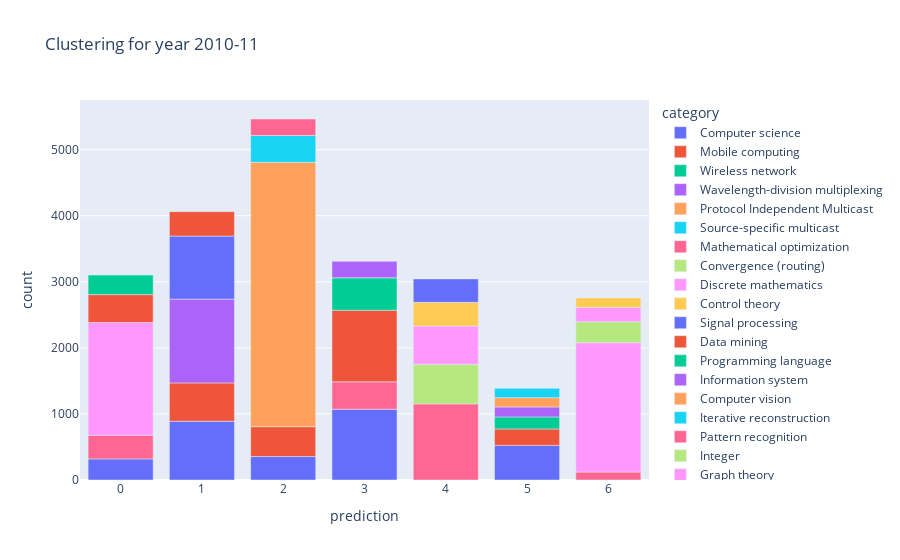

The notebook cell saved with this chart:
### Code cell
import plotly.express as px
fig = px.bar(df, x="prediction", y="count", color="category", title="Clustering for year 2010-11")
fig.show()

### Figure 1 — Plotly figure (JSON) as saved in the notebook; plotly's stock layout.template omitted (floating-point values rounded to 4 significant figures)
{"data": [{"alignmentgroup": "True", "hovertemplate": "category=Computer science<br>prediction=%{x}<br>count=%{y}<extra></extra>", "legendgroup": "Computer science", "marker": {"color": "#636efa", "pattern": {"shape": ""}}, "name": "Computer science", "offsetgroup": "Computer science", "orientation": "v", "showlegend": true, "textposition": "auto", "type": "bar", "x": [5, 0, 3, 2, 1], "xaxis": "x", "y": [524, 319, 1071, 355, 889], "yaxis": "y"}, {"alignmentgroup": "True", "hovertemplate": "category=Mobile computing<br>prediction=%{x}<br>count=%{y}<extra></extra>", "legendgroup": "Mobile computing", "marker": {"color": "#EF553B", "pattern": {"shape": ""}}, "name": "Mobile computing", "offsetgroup": "Mobile computing", "orientation": "v", "showlegend": true, "textposition": "auto", "type": "bar", "x": [5], "xaxis": "x", "y": [249], "yaxis": "y"}, {"alignmentgroup": "True", "hovertemplate": "category=Wireless network<br>prediction=%{x}<br>count=%{y}<extra></extra>", "legendgroup": "Wireless network", "marker": {"color": "#00cc96", "pattern": {"shape": ""}}, "name": "Wireless network", "offsetgroup": "Wireless network", "orientation": "v", "showlegend": true, "textposition": "auto", "type": "bar", "x": [5], "xaxis": "x", "y": [182], "yaxis": "y"}, {"alignmentgroup": "True", "hovertemplate": "category=Wavelength-division multiplexing<br>prediction=%{x}<br>count=%{y}<extra></extra>", "legendgroup": "Wavelength-division multiplexing", "marker": {"color": "#ab63fa", "pattern": {"shape": ""}}, "name": "Wavelength-division multiplexing", "offsetgroup": "Wavelength-division multiplexing", "orientation": "v", "showlegend": true, "textposition": "auto", "type": "bar", "x": [5], "xaxis": "x", "y": [150], "yaxis": "y"}, {"alignmentgroup": "True", "hovertemplate": "category=Protocol Independent Multicast<br>prediction=%{x}<br>count=%{y}<extra></extra>", "legendgroup": "Protocol Independent Multicast", "marker": {"color": "#FFA15A", "pattern": {"shape": ""}}, "name": "Protocol Independent Multicast", "offsetgroup": "Protocol Independent Multicast", "orientation": "v", "showlegend": true, "textposition": "auto", "type": "bar", "x": [5], "xaxis": "x", "y": [141], "yaxis": "y"}, {"alignmentgroup": "True", "hovertemplate": "category=Source-specific multicast<br>prediction=%{x}<br>count=%{y}<extra></extra>", "legendgroup": "Source-specific multicast", "marker": {"color": "#19d3f3", "pattern": {"shape": ""}}, "name": "Source-specific multicast", "offsetgroup": "Source-specific multicast", "orientation": "v", "showlegend": true, "textposition": "auto", "type": "bar", "x": [5], "xaxis": "x", "y": [141], "yaxis": "y"}, {"alignmentgroup": "True", "hovertemplate": "category=Mathematical optimization<br>prediction=%{x}<br>count=%{y}<extra></extra>", "legendgroup": "Mathematical optimization", "marker": {"color": "#FF6692", "pattern": {"shape": ""}}, "name": "Mathematical optimization", "offsetgroup": "Mathematical optimization", "orientation": "v", "showlegend": true, "textposition": "auto", "type": "bar", "x": [4, 0, 3, 6], "xaxis": "x", "y": [1152, 358, 415, 121], "yaxis": "y"}, {"alignmentgroup": "True", "hovertemplate": "category=Convergence (routing)<br>prediction=%{x}<br>count=%{y}<extra></extra>", "legendgroup": "Convergence (routing)", "marker": {"color": "#B6E880", "pattern": {"shape": ""}}, "name": "Convergence (routing)", "offsetgroup": "Convergence (routing)", "orientation": "v", "showlegend": true, "textposition": "auto", "type": "bar", "x": [4], "xaxis": "x", "y": [600], "yaxis": "y"}, {"alignmentgroup": "True", "hovertemplate": "category=Discrete mathematics<br>prediction=%{x}<br>count=%{y}<extra></extra>", "legendgroup": "Discrete mathematics", "marker": {"color": "#FF97FF", "pattern": {"shape": ""}}, "name": "Discrete mathematics", "offsetgroup": "Discrete mathematics", "orientation": "v", "showlegend": true, "textposition": "auto", "type": "bar", "x": [4, 0, 6], "xaxis": "x", "y": [578, 1706, 1957], "yaxis": "y"}, {"alignmentgroup": "True", "hovertemplate": "category=Control theory<br>prediction=%{x}<br>count=%{y}<extra></extra>", "legendgroup": "Control theory", "marker": {"color": "#FECB52", "pattern": {"shape": ""}}, "name": "Control theory", "offsetgroup": "Control theory", "orientation": "v", "showlegend": true, "textposition": "auto", "type": "bar", "x": [4], "xaxis": "x", "y": [359], "yaxis": "y"}, {"alignmentgroup": "True", "hovertemplate": "category=Signal processing<br>prediction=%{x}<br>count=%{y}<extra></extra>", "legendgroup": "Signal processing", "marker": {"color": "#636efa", "pattern": {"shape": ""}}, "name": "Signal processing", "offsetgroup": "Signal processing", "orientation": "v", "showlegend": true, "textposition": "auto", "type": "bar", "x": [4], "xaxis": "x", "y": [355], "yaxis": "y"}, {"alignmentgroup": "True", "hovertemplate": "category=Data mining<br>prediction=%{x}<br>count=%{y}<extra></extra>", "legendgroup": "Data mining", "marker": {"color": "#EF553B", "pattern": {"shape": ""}}, "name": "Data mining", "offsetgroup": "Data mining", "orientation": "v", "showlegend": true, "textposition": "auto", "type": "bar", "x": [0, 3, 2, 1], "xaxis": "x", "y": [423, 1084, 452, 581], "yaxis": "y"}, {"alignmentgroup": "True", "hovertemplate": "category=Programming language<br>prediction=%{x}<br>count=%{y}<extra></extra>", "legendgroup": "Programming language", "marker": {"color": "#00cc96", "pattern": {"shape": ""}}, "name": "Programming language", "offsetgroup": "Programming language", "orientation": "v", "showlegend": true, "textposition": "auto", "type": "bar", "x": [0, 3], "xaxis": "x", "y": [296, 490], "yaxis": "y"}, {"alignmentgroup": "True", "hovertemplate": "category=Information system<br>prediction=%{x}<br>count=%{y}<extra></extra>", "legendgroup": "Information system", "marker": {"color": "#ab63fa", "pattern": {"shape": ""}}, "name": "Information system", "offsetgroup": "Information system", "orientation": "v", "showlegend": true, "textposition": "auto", "type": "bar", "x": [3, 1], "xaxis": "x", "y": [250, 1268], "yaxis": "y"}, {"alignmentgroup": "True", "hovertemplate": "category=Computer vision<br>prediction=%{x}<br>count=%{y}<extra></extra>", "legendgroup": "Computer vision", "marker": {"color": "#FFA15A", "pattern": {"shape": ""}}, "name": "Computer vision", "offsetgroup": "Computer vision", "orientation": "v", "showlegend": true, "textposition": "auto", "type": "bar", "x": [2], "xaxis": "x", "y": [4001], "yaxis": "y"}, {"alignmentgroup": "True", "hovertemplate": "category=Iterative reconstruction<br>prediction=%{x}<br>count=%{y}<extra></extra>", "legendgroup": "Iterative reconstruction", "marker": {"color": "#19d3f3", "pattern": {"shape": ""}}, "name": "Iterative reconstruction", "offsetgroup": "Iterative reconstruction", "orientation": "v", "showlegend": true, "textposition": "auto", "type": "bar", "x": [2], "xaxis": "x", "y": [407], "yaxis": "y"}, {"alignmentgroup": "True", "hovertemplate": "category=Pattern recognition<br>prediction=%{x}<br>count=%{y}<extra></extra>", "legendgroup": "Pattern recognition", "marker": {"color": "#FF6692", "pattern": {"shape": ""}}, "name": "Pattern recognition", "offsetgroup": "Pattern recognition", "orientation": "v", "showlegend": true, "textposition": "auto", "type": "bar", "x": [2], "xaxis": "x", "y": [249], "yaxis": "y"}, {"alignmentgroup": "True", "hovertemplate": "category=Integer<br>prediction=%{x}<br>count=%{y}<extra></extra>", "legendgroup": "Integer", "marker": {"color": "#B6E880", "pattern": {"shape": ""}}, "name": "Integer", "offsetgroup": "Integer", "orientation": "v", "showlegend": true, "textposition": "auto", "type": "bar", "x": [6], "xaxis": "x", "y": [317], "yaxis": "y"}, {"alignmentgroup": "True", "hovertemplate": "category=Graph theory<br>prediction=%{x}<br>count=%{y}<extra></extra>", "legendgroup": "Graph theory", "marker": {"color": "#FF97FF", "pattern": {"shape": ""}}, "name": "Graph theory", "offsetgroup": "Graph theory", "orientation": "v", "showlegend": true, "textposition": "auto", "type": "bar", "x": [6], "xaxis": "x", "y": [217], "yaxis": "y"}, {"alignmentgroup": "True", "hovertemplate": "category=Combinatorics<br>prediction=%{x}<br>count=%{y}<extra></extra>", "legendgroup": "Combinatorics", "marker": {"color": "#FECB52", "pattern": {"shape": ""}}, "name": "Combinatorics", "offsetgroup": "Combinatorics", "orientation": "v", "showlegend": true, "textposition": "auto", "type": "bar", "x": [6], "xaxis": "x", "y": [144], "yaxis": "y"}, {"alignmentgroup": "True", "hovertemplate": "category=World Wide Web<br>prediction=%{x}<br>count=%{y}<extra></extra>", "legendgroup": "World Wide Web", "marker": {"color": "#636efa", "pattern": {"shape": ""}}, "name": "World Wide Web", "offsetgroup": "World Wide Web", "orientation": "v", "showlegend": true, "textposition": "auto", "type": "bar", "x": [1], "xaxis": "x", "y": [954], "yaxis": "y"}, {"alignmentgroup": "True", "hovertemplate": "category=Data science<br>prediction=%{x}<br>count=%{y}<extra></extra>", "legendgroup": "Data science", "marker": {"color": "#EF553B", "pattern": {"shape": ""}}, "name": "Data science", "offsetgroup": "Data science", "orientation": "v", "showlegend": true, "textposition": "auto", "type": "bar", "x": [1], "xaxis": "x", "y": [370], "yaxis": "y"}], "layout": {"barmode": "relative", "legend": {"title": {"text": "category"}, "tracegroupgap": 0}, "title": {"text": "Clustering for year 2010-11"}, "xaxis": {"anchor": "y", "domain": [0, 1], "title": {"text": "prediction"}}, "yaxis": {"anchor": "x", "domain": [0, 1], "title": {"text": "count"}}}}
